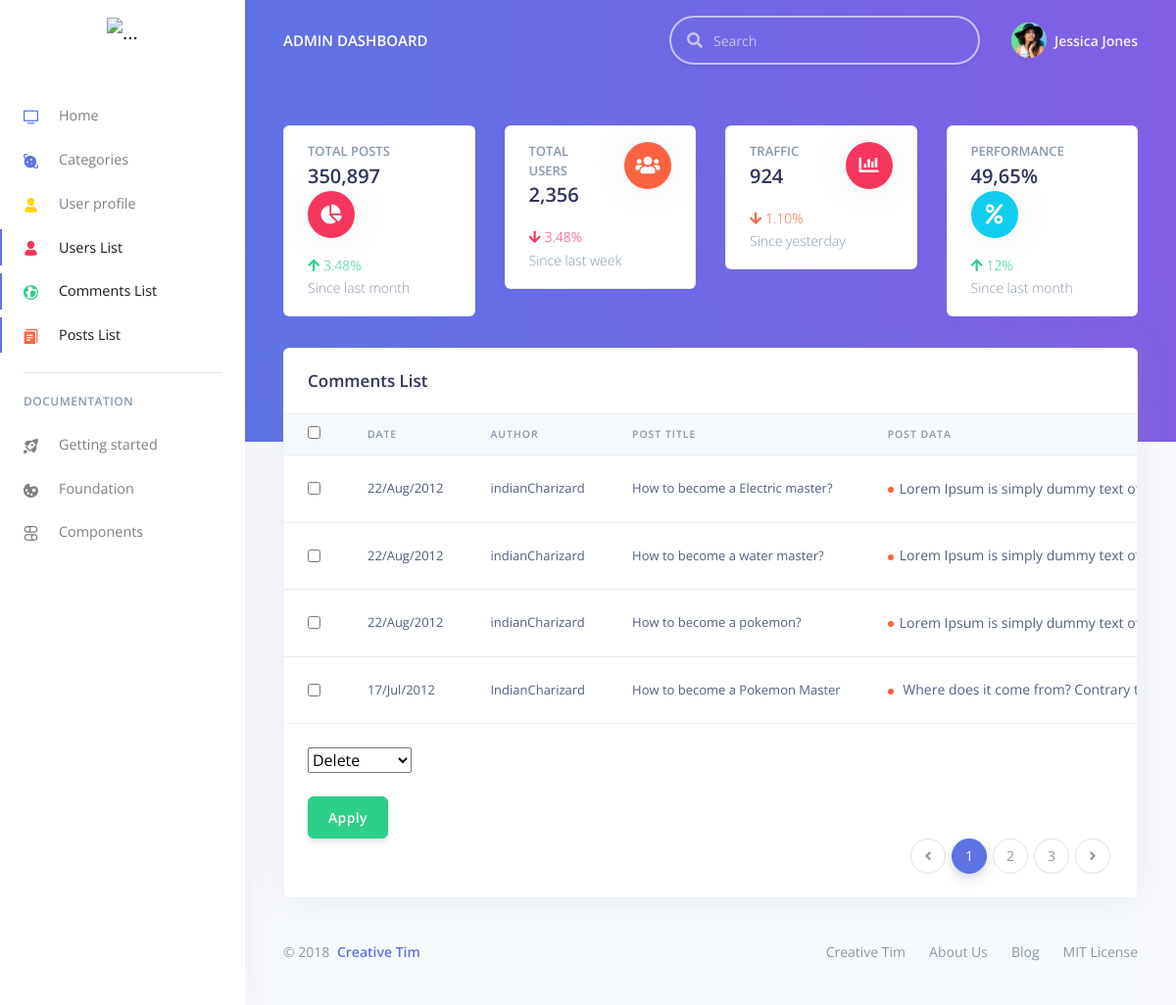
The page /admin/postslist.php on the database its author committed.
### tables this page shows
CREATE TABLE `posts` (
  `id` int(11) NOT NULL,
  `date` int(11) NOT NULL,
  `title` varchar(255) NOT NULL,
  `author` varchar(255) NOT NULL,
  `author_image` varchar(255) NOT NULL,
  `image` varchar(255) NOT NULL,
  `categories` varchar(255) NOT NULL,
  `tags` varchar(255) NOT NULL,
  `post_data` text NOT NULL,
  `views` int(11) NOT NULL,
  `status` varchar(255) NOT NULL
);

### admin/postslist.php (the view, shortened to what this page needs)
<?php
include ("header.php");
  include ("top-head.php");
?>
<div class="container-fluid mt--7">
  <div class="row">
    <div class="col">
      <div class="card shadow">
        <div class="card-header border-0">
          <h3 class="mb-0">Comments List</h3>
        </div>
        <?php
        $query = "SELECT * FROM posts ORDER BY id DESC";
        $run = mysqli_query($link,$query);
        if(mysqli_num_rows($run) > 0){
         ?>
        <form class="" method="post">
        <div class="table-responsive">
          <table class="table align-items-center table-flush">
            <thead class="thead-light">
              <tr>
                <th scope="col"><input type="checkbox" id="selectallboxes"></th>
                <th scope="col">Date</th>
                <th scope="col">Author</th>
                <th scope="col">Post Title</th>
                <th scope="col">Post Data</th>
              </tr>
            </thead>
            <tbody>
              <?php
                while($row = mysqli_fetch_array($run)){
                  $id = $row['id'];
                  $author = $row['author'];
                  $title = $row['title'];
                  $post_data = $row['post_data'];
                  $date = getdate ($row['date']);
                  $day = $date['mday'];
                  $month = substr($date['month'],0,3);
                  $year = $date['year'];
               ?>
              <tr>
                <th scope="row">
                  <div class="media align-items-center">
                    <input type="checkbox" class="checkboxes" name="checkboxes[]" value="<?php echo $id; ?>">
                  </div>
                </th>
                <td>
                  <?php echo "$day/$month/$year"; ?>
                </td>
                <td>
                <?php echo $author; ?>
                </td>
                <td>
                  <?php echo $title; ?>
                </td>
                <td>
                  <span class="badge badge-dot mr-4">
                    <i class="bg-warning"></i><?php echo $post_data; ?>
                  </span>
                </td>
              </tr>
            <?php } ?>
            </tbody>
          </table>
        </div>
        <div class="card-footer py-4">
          <div class="form-group">
              <select class="" name="bulk-option" class="form-control">
                <option value="Delete">Delete</option>
              </select>
          </div>
          <div class="col-xs-8">
            <input type="submit" name="" value="Apply" class="btn btn-success">
          </div>
          <nav aria-label="...">
            <ul class="pagination justify-content-end mb-0">
              <li class="page-item disabled">
                <a class="page-link" href="tables.html#" tabindex="-1">
                  <i class="fas fa-angle-left"></i>
                </a>
              </li>
              <li class="page-item active">
                <a class="page-link" href="tables.html#">1</a>
              </li>
              <li class="page-item">
                <a class="page-link" href="tables.html#">2 <span class="sr-only">(current)</span></a>
              </li>
              <li class="page-item"><a class="page-link" href="tables.html#">3</a></li>
              <li class="page-item">
                <a class="page-link" href="tables.html#">
                  <i class="fas fa-angle-right"></i>
                </a>
              </li>
            </ul>
          </nav>
        </div>
        <?php
            }else {
              echo "<center><h2>No users Available</h2><br><hr></center>";
            }
         ?>
       </form>
      </div>
    </div>
  </div>
<?php
include ("footer.php");
?>

### admin/header.php (shortened to what this page needs)
<!DOCTYPE html>
<html>
<head>
  <link href="assets/vendor/nucleo/css/nucleo.css" rel="stylesheet">
  <link href="assets/vendor/@fortawesome/fontawesome-free/css/all.min.css" rel="stylesheet">
  <link type="text/css" href="assets/css/argon.min.css%3Fv=1.0.0.css" rel="stylesheet">
</head>
<body>
  <nav class="navbar navbar-vertical fixed-left navbar-expand-md navbar-light bg-white" id="sidenav-main">
    <div class="container-fluid">
      <a class="navbar-brand pt-0" href="index.html">
        <img src="../assets/img/logo-big1.png" class="navbar-brand-img" alt="...">
      </a>
      <div class="collapse navbar-collapse" id="sidenav-collapse-main">
        <ul class="navbar-nav">
          <li class="nav-item">
            <a class="nav-link" href="index.php">
              <i class="ni ni-tv-2 text-primary"></i> Home
            </a>
          </li>
          <li class="nav-item">
            <a class="nav-link" href="categories.php">
              <i class="ni ni-planet text-blue"></i> Categories
            </a>
          </li>
          <li class="nav-item">
            <a class="nav-link" href="profile.php">
              <i class="ni ni-single-02 text-yellow"></i> User profile
            </a>
          </li>
          <li class="nav-item">
            <a class="nav-link active" href="user.php">
              <i class="ni ni-single-02 text-red"></i> Users List
            </a>
          </li>
          <li class="nav-item">
            <a class="nav-link active" href="comments.php">
              <i class="ni ni-world text-green"></i> Comments List
            </a>
          </li>
          <li class="nav-item">
            <a class="nav-link active" href="postslist.php">
              <i class="ni ni-single-copy-04 text-orange"></i> Posts List
            </a>
          </li>
        </ul>
        <hr class="my-3">
        <h6 class="navbar-heading text-muted">Documentation</h6>
        <ul class="navbar-nav mb-md-3">
          <li class="nav-item">
            <a class="nav-link" href="../docs/getting-started/overview.html">
              <i class="ni ni-spaceship"></i> Getting started
            </a>
          </li>
          <li class="nav-item">
            <a class="nav-link" href="../docs/foundation/colors.html">
              <i class="ni ni-palette"></i> Foundation
            </a>
          </li>
          <li class="nav-item">
            <a class="nav-link" href="../docs/components/alerts.html">
              <i class="ni ni-ui-04"></i> Components
            </a>
          </li>
        </ul>
      </div>
    </div>
  </nav>
  <div class="main-content">
    <nav class="navbar navbar-top navbar-expand-md navbar-dark" id="navbar-main">
      <div class="container-fluid">
        <a class="h4 mb-0 text-white text-uppercase d-none d-lg-inline-block" href="../index.html">Admin Dashboard</a>
        <form class="navbar-search navbar-search-dark form-inline mr-3 d-none d-md-flex ml-lg-auto">
          <div class="form-group mb-0">
            <div class="input-group input-group-alternative">
              <div class="input-group-prepend">
                <span class="input-group-text"><i class="fas fa-search"></i></span>
              </div>
              <input class="form-control" placeholder="Search" type="text">
            </div>
          </div>
        </form>
        <ul class="navbar-nav align-items-center d-none d-md-flex">
          <li class="nav-item dropdown">
            <a class="nav-link pr-0" href="tables.html#" role="button" data-toggle="dropdown" aria-haspopup="true" aria-expanded="false">
              <div class="media align-items-center">
                <span class="avatar avatar-sm rounded-circle">
                  <img alt="Image placeholder" src="./assets/img/theme/team-4-800x800.jpg">
                </span>
                <div class="media-body ml-2 d-none d-lg-block">
                  <span class="mb-0 text-sm  font-weight-bold">Jessica Jones</span>
                </div>
              </div>
            </a>
          </li>
        </ul>
      </div>
    </nav>

### admin/top-head.php
<div class="header bg-gradient-primary pb-8 pt-5 pt-md-8">
  <div class="container-fluid">
    <div class="header-body">
      <div class="row">
        <div class="col-xl-3 col-lg-6">
          <div class="card card-stats mb-4 mb-xl-0">
            <div class="card-body">
              <div class="row">
                <div class="col">
                  <h5 class="card-title text-uppercase text-muted mb-0">Total Posts</h5>
                  <span class="h2 font-weight-bold mb-0">350,897</span>
                </div>
                <div class="col-auto">
                  <div class="icon icon-shape bg-danger text-white rounded-circle shadow">
                    <i class="fas fa-chart-pie "></i>
                  </div>
                </div>
              </div>
              <p class="mt-3 mb-0 text-muted text-sm">
                <span class="text-success mr-2"><i class="fa fa-arrow-up"></i> 3.48%</span>
                <span class="text-nowrap">Since last month</span>
              </p>
            </div>
          </div>
        </div>
        <div class="col-xl-3 col-lg-6">
          <div class="card card-stats mb-4 mb-xl-0">
            <div class="card-body">
              <div class="row">
                <div class="col">
                  <h5 class="card-title text-uppercase text-muted mb-0">Total users</h5>
                  <span class="h2 font-weight-bold mb-0">2,356</span>
                </div>
                <div class="col-auto">
                  <div class="icon icon-shape bg-warning text-white rounded-circle shadow">
                    <i class="fas fa-users"></i>
                  </div>
                </div>
              </div>
              <p class="mt-3 mb-0 text-muted text-sm">
                <span class="text-danger mr-2"><i class="fas fa-arrow-down"></i> 3.48%</span>
                <span class="text-nowrap">Since last week</span>
              </p>
            </div>
          </div>
        </div>
        <div class="col-xl-3 col-lg-6">
          <div class="card card-stats mb-4 mb-xl-0">
            <div class="card-body">
              <div class="row">
                <div class="col">
                  <h5 class="card-title text-uppercase text-muted mb-0">Traffic</h5>
                  <span class="h2 font-weight-bold mb-0">924</span>
                </div>
                <div class="col-auto">
                  <div class="icon icon-shape bg-red text-white rounded-circle shadow">
                    <i class="fas fa-chart-bar"></i>
                  </div>
                </div>
              </div>
              <p class="mt-3 mb-0 text-muted text-sm">
                <span class="text-warning mr-2"><i class="fas fa-arrow-down"></i> 1.10%</span>
                <span class="text-nowrap">Since yesterday</span>
              </p>
            </div>
          </div>
        </div>
        <div class="col-xl-3 col-lg-6">
          <div class="card card-stats mb-4 mb-xl-0">
            <div class="card-body">
              <div class="row">
                <div class="col">
                  <h5 class="card-title text-uppercase text-muted mb-0">Performance</h5>
                  <span class="h2 font-weight-bold mb-0">49,65%</span>
                </div>
                <div class="col-auto">
                  <div class="icon icon-shape bg-info text-white rounded-circle shadow">
                    <i class="fas fa-percent"></i>
                  </div>
                </div>
              </div>
              <p class="mt-3 mb-0 text-muted text-sm">
                <span class="text-success mr-2"><i class="fas fa-arrow-up"></i> 12%</span>
                <span class="text-nowrap">Since last month</span>
              </p>
            </div>
          </div>
        </div>
      </div>
    </div>
  </div>
</div>

### admin/footer.php (shortened to what this page needs)
<footer class="footer">
  <div class="row align-items-center justify-content-xl-between">
    <div class="col-xl-6">
      <div class="copyright text-center text-xl-left text-muted">
        &copy; 2018 <a href="https://www.creative-tim.com" class="font-weight-bold ml-1" target="_blank">Creative Tim</a>
      </div>
    </div>
    <div class="col-xl-6">
      <ul class="nav nav-footer justify-content-center justify-content-xl-end">
        <li class="nav-item">
          <a href="https://www.creative-tim.com" class="nav-link" target="_blank">Creative Tim</a>
        </li>
        <li class="nav-item">
          <a href="https://www.creative-tim.com/presentation" class="nav-link" target="_blank">About Us</a>
        </li>
        <li class="nav-item">
          <a href="http://blog.creative-tim.com" class="nav-link" target="_blank">Blog</a>
        </li>
        <li class="nav-item">
          <a href="" class="nav-link" target="_blank">MIT License</a>
        </li>
      </ul>
    </div>
  </div>
</footer>
</div>
</div>
</body>
</html>

### rows shown on the page
posts: date "22", date "Aug", date "2012", author "indianCharizard", title "How to become a Electric master?", post_data "Lorem Ipsum is simply dummy text…"
posts: date "22", date "Aug", date "2012", author "indianCharizard", title "How to become a water master?", post_data "Lorem Ipsum is simply dummy text…"
posts: date "22", date "Aug", date "2012", author "indianCharizard", title "How to become a pokemon?", post_data "Lorem Ipsum is simply dummy text…"
posts: date "17", date "Jul", date "2012", author "IndianCharizard", title "How to become a Pokemon Master", post_data "Where does it come from? Contrary…"
